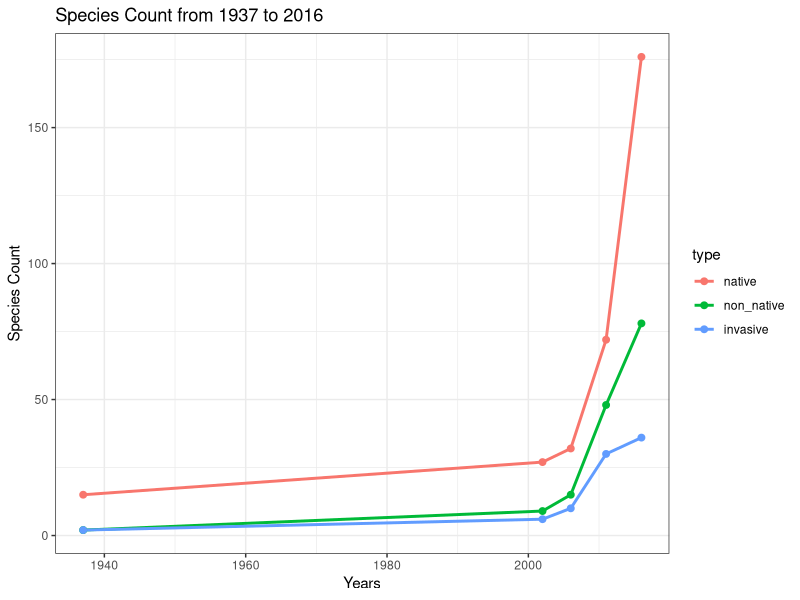
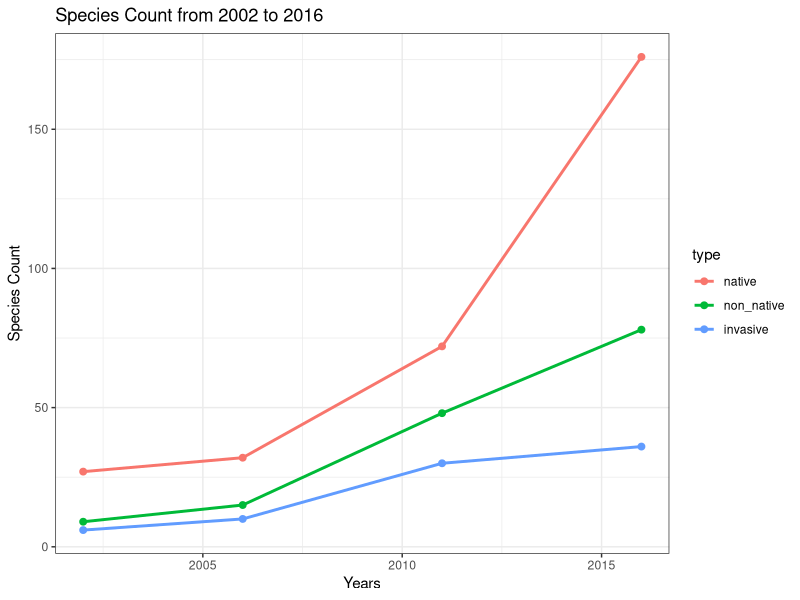

The R source for these figures, in order:
## ---- chunk 1
knitr::opts_chunk$set(echo = TRUE)
## ---- chunk 2
cst <- read.csv("src/Comprehensive Species Tally 1937-2016.csv", na.strings = "na")
cst <- cst[,-c(2,3,4)]
head(cst)
## ---- chunk 3
restoration <- read.csv("src/NYBG Forest Restoration Plantings 2007-2018.csv")
restoration <- restoration[,-c(1,6,7,9)]
head(restoration)
## ---- chunk 4
cst$Survey.Year <- factor(cst$Survey.Year)
summary(cst)
## ---- chunk 5
#Create sub-tables
cst_1937 <- subset(cst, cst$Survey.Year==1937)
cst_2002 <- subset(cst, cst$Survey.Year==2002)
cst_2006 <- subset(cst, cst$Survey.Year==2006)
cst_2011 <- subset(cst, cst$Survey.Year==2011)
cst_2016 <- subset(cst, cst$Survey.Year==2016)

# Create vectors for all the years and species -> native, not-native and invasive
year <- c('1937-01-01', '2002-01-01', '2006-01-01', '2011-01-01', '2016-01-01')
year <- as.Date(year)
native <- c(length(which(cst_1937$Native=='y')), length(which(cst_2002$Native=='y')), length(which(cst_2006$Native=='y')), length(which(cst_2011$Native=='y')), length(which(cst_2016$Native=='y')))
non_native <- c(length(which(cst_1937$Non.native=='y')), length(which(cst_2002$Non.native=='y')), length(which(cst_2006$Non.native=='y')), length(which(cst_2011$Non.native=='y')), length(which(cst_2016$Non.native=='y')))
invasive <- c(length(which(cst_1937$Invasive=='y')), length(which(cst_2002$Invasive=='y')), length(which(cst_2006$Invasive=='y')), length(which(cst_2011$Invasive=='y')), length(which(cst_2016$Invasive=='y')))

#Create dataframe with the vectors
cst_trend <- data.frame(year, native, non_native, invasive, stringsAsFactors = FALSE)
head(cst_trend)
## ---- chunk 6
#Reshaping the dataframe
library(reshape2)
cst_trendL <- melt(cst_trend, id.vars = c("year"))
colnames(cst_trendL)[2] <- "type"
colnames(cst_trendL)[3] <- "count"

#Plotting the dataset
library(ggplot2)

line <- ggplot(cst_trendL, aes(x = year, y = count, color = type)) + geom_line(size=1) + geom_point(size=2)+ ggtitle("Species Count from 1937 to 2016") + labs(x="Years", y="Species Count")
line <- line + theme_bw()
line
## ---- chunk 7
line <- ggplot(cst_trendL[cst_trendL$year >= "2002-01-01",], aes(x = year, y = count, color = type)) + geom_line(size=1) + geom_point(size=2) + ggtitle("Species Count from 2002 to 2016") + labs(x="Years", y="Species Count")
line <- line + theme_bw()
line
